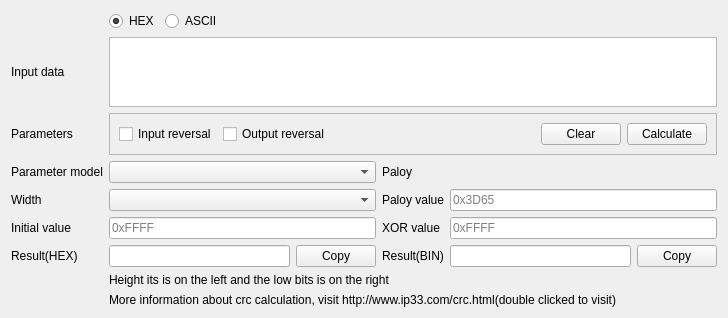
<?xml version="1.0" encoding="UTF-8"?>
<ui version="4.0">
 <class>SAKToolCRCAssistant</class>
 <widget class="QWidget" name="SAKToolCRCAssistant">
  <property name="geometry">
   <rect>
    <x>0</x>
    <y>0</y>
    <width>728</width>
    <height>307</height>
   </rect>
  </property>
  <property name="windowTitle">
   <string>CRC Assistant</string>
  </property>
  <layout class="QGridLayout" name="gridLayout">
   <item row="4" column="3">
    <widget class="QLabel" name="label_5">
     <property name="text">
      <string>Paloy value</string>
     </property>
    </widget>
   </item>
   <item row="5" column="0">
    <widget class="QLabel" name="label_6">
     <property name="text">
      <string>Initial value</string>
     </property>
    </widget>
   </item>
   <item row="6" column="2">
    <widget class="QPushButton" name="pushButtonCopyHex">
     <property name="text">
      <string>Copy</string>
     </property>
    </widget>
   </item>
   <item row="8" column="1" colspan="5">
    <widget class="QLabel" name="labelInfo">
     <property name="styleSheet">
      <string notr="true"/>
     </property>
     <property name="text">
      <string>More information about crc calculation, visit http://www.ip33.com/crc.html(double clicked to visit)</string>
     </property>
    </widget>
   </item>
   <item row="2" column="1" colspan="5">
    <widget class="QFrame" name="frame_2">
     <property name="frameShape">
      <enum>QFrame::StyledPanel</enum>
     </property>
     <property name="frameShadow">
      <enum>QFrame::Raised</enum>
     </property>
     <layout class="QHBoxLayout" name="horizontalLayout_2">
      <item>
       <widget class="QCheckBox" name="checkBoxRefIn">
        <property name="text">
         <string>Input reversal</string>
        </property>
       </widget>
      </item>
      <item>
       <widget class="QCheckBox" name="checkBoxRefOut">
        <property name="text">
         <string>Output reversal</string>
        </property>
       </widget>
      </item>
      <item>
       <spacer name="horizontalSpacer_2">
        <property name="orientation">
         <enum>Qt::Horizontal</enum>
        </property>
        <property name="sizeHint" stdset="0">
         <size>
          <width>40</width>
          <height>20</height>
         </size>
        </property>
       </spacer>
      </item>
      <item>
       <widget class="QPushButton" name="pushButtonClear">
        <property name="text">
         <string>Clear</string>
        </property>
       </widget>
      </item>
      <item>
       <widget class="QPushButton" name="pushButtonCalculate">
        <property name="text">
         <string>Calculate</string>
        </property>
       </widget>
      </item>
     </layout>
    </widget>
   </item>
   <item row="2" column="0">
    <widget class="QLabel" name="label_11">
     <property name="text">
      <string>Parameters</string>
     </property>
    </widget>
   </item>
   <item row="6" column="4">
    <widget class="QLineEdit" name="lineEditOutputBin"/>
   </item>
   <item row="5" column="3">
    <widget class="QLabel" name="label_7">
     <property name="text">
      <string>XOR value</string>
     </property>
    </widget>
   </item>
   <item row="7" column="1" colspan="4">
    <widget class="QLabel" name="label_10">
     <property name="styleSheet">
      <string notr="true"/>
     </property>
     <property name="text">
      <string>Height its is on the left and the low bits is on the right</string>
     </property>
    </widget>
   </item>
   <item row="0" column="1" colspan="5">
    <widget class="QFrame" name="frame">
     <property name="styleSheet">
      <string notr="true">QFrame {
	border:none
}</string>
     </property>
     <property name="frameShape">
      <enum>QFrame::StyledPanel</enum>
     </property>
     <property name="frameShadow">
      <enum>QFrame::Raised</enum>
     </property>
     <layout class="QHBoxLayout" name="horizontalLayout">
      <property name="leftMargin">
       <number>0</number>
      </property>
      <property name="topMargin">
       <number>0</number>
      </property>
      <property name="rightMargin">
       <number>0</number>
      </property>
      <property name="bottomMargin">
       <number>0</number>
      </property>
      <item>
       <widget class="QRadioButton" name="radioButtonHex">
        <property name="text">
         <string>HEX</string>
        </property>
        <property name="checked">
         <bool>true</bool>
        </property>
       </widget>
      </item>
      <item>
       <widget class="QRadioButton" name="radioButtonASCII">
        <property name="text">
         <string>ASCII</string>
        </property>
       </widget>
      </item>
      <item>
       <spacer name="horizontalSpacer">
        <property name="orientation">
         <enum>Qt::Horizontal</enum>
        </property>
        <property name="sizeHint" stdset="0">
         <size>
          <width>40</width>
          <height>20</height>
         </size>
        </property>
       </spacer>
      </item>
     </layout>
    </widget>
   </item>
   <item row="6" column="0">
    <widget class="QLabel" name="label_8">
     <property name="text">
      <string>Result(HEX)</string>
     </property>
    </widget>
   </item>
   <item row="3" column="0">
    <widget class="QLabel" name="label">
     <property name="text">
      <string>Parameter model</string>
     </property>
    </widget>
   </item>
   <item row="6" column="1">
    <widget class="QLineEdit" name="lineEditOutputHex"/>
   </item>
   <item row="3" column="4" colspan="2">
    <widget class="QLabel" name="labelPolyFormula">
     <property name="text">
      <string/>
     </property>
    </widget>
   </item>
   <item row="4" column="0">
    <widget class="QLabel" name="label_2">
     <property name="text">
      <string>Width</string>
     </property>
    </widget>
   </item>
   <item row="1" column="1" colspan="5">
    <widget class="QTextEdit" name="textEdit">
     <property name="html">
      <string>&lt;!DOCTYPE HTML PUBLIC &quot;-//W3C//DTD HTML 4.0//EN&quot; &quot;http://www.w3.org/TR/REC-html40/strict.dtd&quot;&gt;
&lt;html&gt;&lt;head&gt;&lt;meta name=&quot;qrichtext&quot; content=&quot;1&quot; /&gt;&lt;style type=&quot;text/css&quot;&gt;
p, li { white-space: pre-wrap; }
&lt;/style&gt;&lt;/head&gt;&lt;body style=&quot; font-family:'SimSun'; font-size:9pt; font-weight:400; font-style:normal;&quot;&gt;
&lt;p style=&quot;-qt-paragraph-type:empty; margin-top:0px; margin-bottom:0px; margin-left:0px; margin-right:0px; -qt-block-indent:0; text-indent:0px;&quot;&gt;&lt;br /&gt;&lt;/p&gt;&lt;/body&gt;&lt;/html&gt;</string>
     </property>
    </widget>
   </item>
   <item row="6" column="5">
    <widget class="QPushButton" name="pushButtonCopyBin">
     <property name="text">
      <string>Copy</string>
     </property>
    </widget>
   </item>
   <item row="4" column="1" colspan="2">
    <widget class="QComboBox" name="comboBoxWidth"/>
   </item>
   <item row="5" column="1" colspan="2">
    <widget class="QLineEdit" name="lineEditInit">
     <property name="placeholderText">
      <string notr="true">0xFFFF</string>
     </property>
    </widget>
   </item>
   <item row="4" column="4" colspan="2">
    <widget class="QLineEdit" name="lineEditPoly">
     <property name="text">
      <string/>
     </property>
     <property name="placeholderText">
      <string notr="true">0x3D65</string>
     </property>
    </widget>
   </item>
   <item row="3" column="1" colspan="2">
    <widget class="QComboBox" name="comboBoxName"/>
   </item>
   <item row="3" column="3">
    <widget class="QLabel" name="label_4">
     <property name="text">
      <string>Paloy</string>
     </property>
    </widget>
   </item>
   <item row="5" column="4" colspan="2">
    <widget class="QLineEdit" name="lineEditXOROUT">
     <property name="placeholderText">
      <string notr="true">0xFFFF</string>
     </property>
    </widget>
   </item>
   <item row="1" column="0">
    <widget class="QLabel" name="label_3">
     <property name="text">
      <string>Input data</string>
     </property>
    </widget>
   </item>
   <item row="6" column="3">
    <widget class="QLabel" name="label_9">
     <property name="text">
      <string>Result(BIN)</string>
     </property>
    </widget>
   </item>
  </layout>
  <zorder>label_6</zorder>
  <zorder>lineEditOutputHex</zorder>
  <zorder>textEdit</zorder>
  <zorder>lineEditPoly</zorder>
  <zorder>labelInfo</zorder>
  <zorder>label_5</zorder>
  <zorder>label_7</zorder>
  <zorder>label</zorder>
  <zorder>pushButtonCopyBin</zorder>
  <zorder>lineEditXOROUT</zorder>
  <zorder>label_8</zorder>
  <zorder>frame_2</zorder>
  <zorder>comboBoxName</zorder>
  <zorder>label_3</zorder>
  <zorder>frame</zorder>
  <zorder>label_10</zorder>
  <zorder>lineEditOutputBin</zorder>
  <zorder>label_2</zorder>
  <zorder>pushButtonCopyHex</zorder>
  <zorder>label_9</zorder>
  <zorder>comboBoxWidth</zorder>
  <zorder>lineEditInit</zorder>
  <zorder>label_4</zorder>
  <zorder>labelPolyFormula</zorder>
  <zorder>label_11</zorder>
 </widget>
 <resources/>
 <connections>
  <connection>
   <sender>pushButtonClear</sender>
   <signal>clicked()</signal>
   <receiver>textEdit</receiver>
   <slot>clear()</slot>
   <hints>
    <hint type="sourcelabel">
     <x>578</x>
     <y>165</y>
    </hint>
    <hint type="destinationlabel">
     <x>560</x>
     <y>71</y>
    </hint>
   </hints>
  </connection>
  <connection>
   <sender>pushButtonCopyHex</sender>
   <signal>clicked()</signal>
   <receiver>lineEditOutputHex</receiver>
   <slot>selectAll()</slot>
   <hints>
    <hint type="sourcelabel">
     <x>304</x>
     <y>287</y>
    </hint>
    <hint type="destinationlabel">
     <x>236</x>
     <y>290</y>
    </hint>
   </hints>
  </connection>
  <connection>
   <sender>pushButtonCopyHex</sender>
   <signal>clicked()</signal>
   <receiver>lineEditOutputHex</receiver>
   <slot>copy()</slot>
   <hints>
    <hint type="sourcelabel">
     <x>333</x>
     <y>296</y>
    </hint>
    <hint type="destinationlabel">
     <x>201</x>
     <y>297</y>
    </hint>
   </hints>
  </connection>
  <connection>
   <sender>pushButtonCopyBin</sender>
   <signal>clicked()</signal>
   <receiver>lineEditOutputBin</receiver>
   <slot>selectAll()</slot>
   <hints>
    <hint type="sourcelabel">
     <x>671</x>
     <y>288</y>
    </hint>
    <hint type="destinationlabel">
     <x>622</x>
     <y>289</y>
    </hint>
   </hints>
  </connection>
  <connection>
   <sender>pushButtonCopyBin</sender>
   <signal>clicked()</signal>
   <receiver>lineEditOutputBin</receiver>
   <slot>copy()</slot>
   <hints>
    <hint type="sourcelabel">
     <x>662</x>
     <y>295</y>
    </hint>
    <hint type="destinationlabel">
     <x>616</x>
     <y>295</y>
    </hint>
   </hints>
  </connection>
  <connection>
   <sender>radioButtonHex</sender>
   <signal>clicked()</signal>
   <receiver>textEdit</receiver>
   <slot>clear()</slot>
   <hints>
    <hint type="sourcelabel">
     <x>149</x>
     <y>20</y>
    </hint>
    <hint type="destinationlabel">
     <x>149</x>
     <y>43</y>
    </hint>
   </hints>
  </connection>
 </connections>
</ui>
